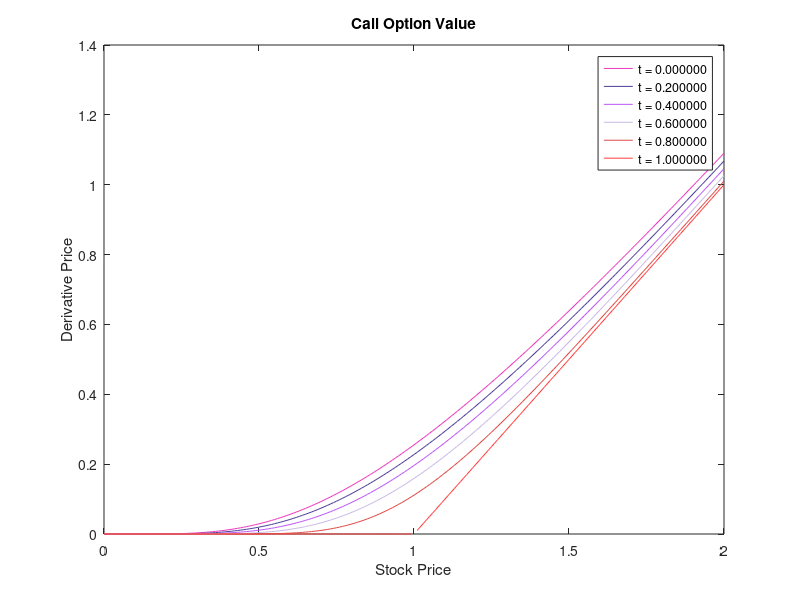
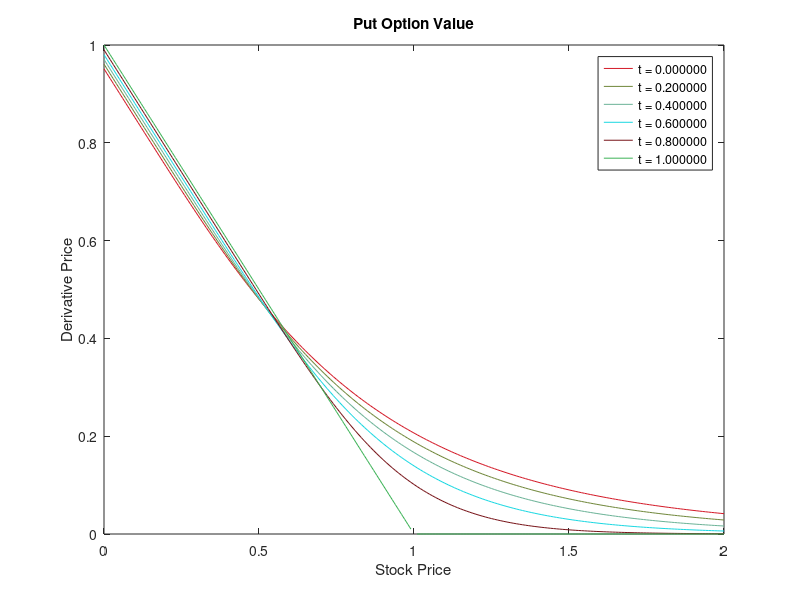
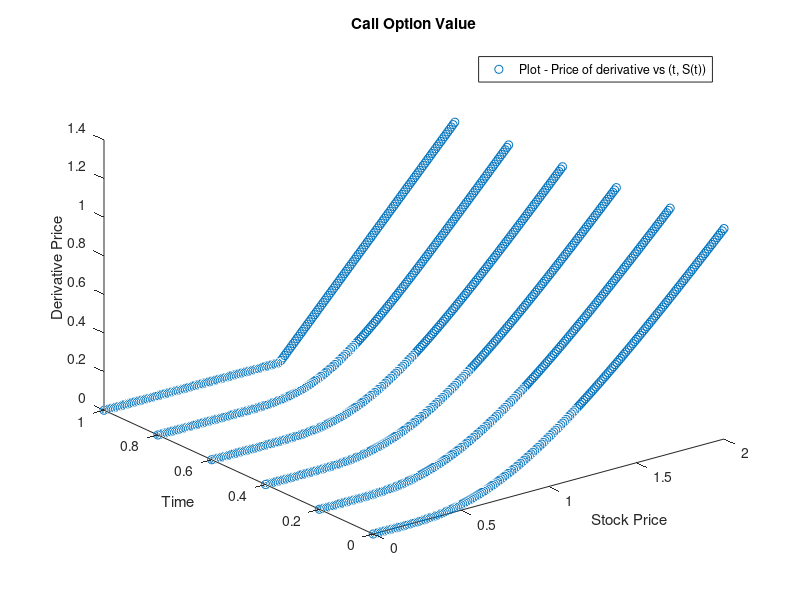
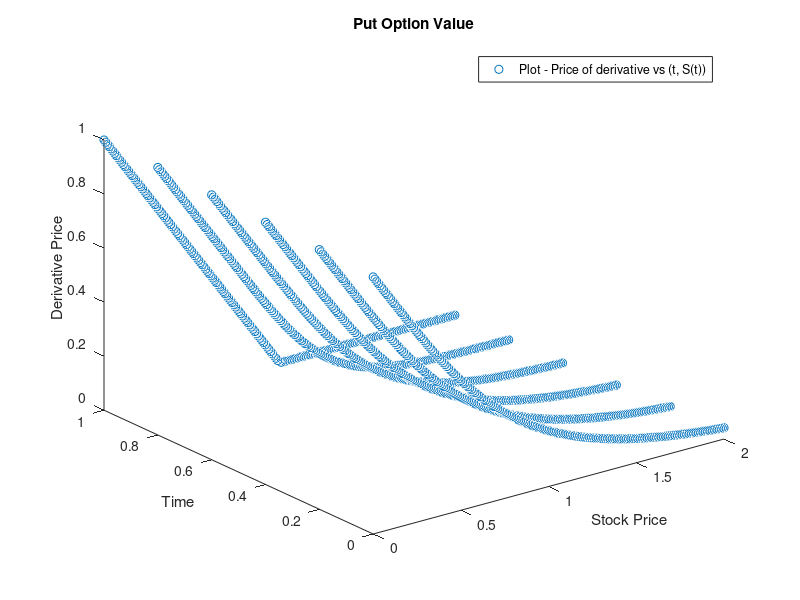

These figures' MATLAB source, in order:
function q2
	close all; clear;
	T = 1;
	K = 1;
	r = 0.05;
	sig = 0.6;

	time = [0, 0.2, 0.4, 0.6, 0.8, 1];
	stock = 0:0.01:2;
	linear_plot(@C, stock, time, 'C', T, K, r, sig);
	linear_plot(@P, stock, time, 'P', T, K, r, sig);
	surface_plot(@C, stock, time, 'C', T, K, r, sig);
	surface_plot(@P, stock, time, 'P', T, K, r, sig);
end

function [y] = C(t, s, T, K, r, sig)
	d1 = (1/(sig*(T-t)^0.5)) * (log(s/K) + (r + sig^2/2)*(T-t));
	d2 = (1/(sig*(T-t)^0.5)) * (log(s/K) + (r - sig^2/2)*(T-t));
	y = s*normcdf(d1) - K*exp(-r*(T-t))*normcdf(d2);
end

function [y] = P(t, s, T, K, r, sig)
	y = C(t, s, T, K, r, sig) + K*exp(-r*(T-t)) - s;
end

function linear_plot(V, stock, time, opt, T, K, r, sig)
	figure;
	leg = cell(size(time));

	for i = 1:length(time)
		Y = [];
		for j = 1:length(stock)
			Y = [Y, V(time(i), stock(j), T, K, r, sig)];
		end
		plot(stock, Y, 'color',rand(1,3)); hold on;
		leg{i} = sprintf('t = %f', time(i));
	end

	if opt == 'P'
		title('Put Option Value');
	else
		title('Call Option Value');
	end
	xlabel('Stock Price')
	ylabel('Derivative Price');
	legend(leg);
	hold off;
end

function surface_plot(V, stock, time, opt, T, K, r, sig)
	figure;
	
	Z = [];
	for i = 1:length(time)
		Y = [];
		for j = 1:length(stock)
			Y = [Y, V(time(i), stock(j), T, K, r, sig)];
		end
		Z = [Z; Y];
	end

	data = [];
	for i = 1:length(stock)
		for j = 1:length(time)
			data = [data; stock(i), time(j), Z(j, i)];
		end
	end
	plot3(data(:, 1), data(:, 2), data(:, 3), 'o');
	if opt == 'P'
		title('Put Option Value');
	else
		title('Call Option Value');
	end
	xlabel('Stock Price')
	ylabel('Time');
	zlabel('Derivative Price');
	legend('Plot - Price of derivative vs (t, S(t))');
	hold off;
end